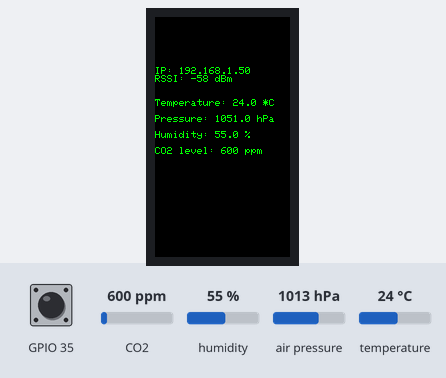
A sketch run on a simulated ESP32. On the bench: 135×240 colour display. The inputs (shaded band) are chosen by the test bench; at power-on: CO2 600 ppm, humidity 55 %, air pressure 1013 hPa, temperature 24 °C, GPIO 35 HIGH. WiFi joins after 1.5 s; servers stay silent unless stated; uploads are accepted with an empty reply; random numbers use the default seed unless the sketch sets one; EEPROM starts erased; what the sketch prints to the serial monitor is not drawn.

Above: at 4.8 s.
4.9 s: CO2 set to 452 ppm
At 6.8 s:
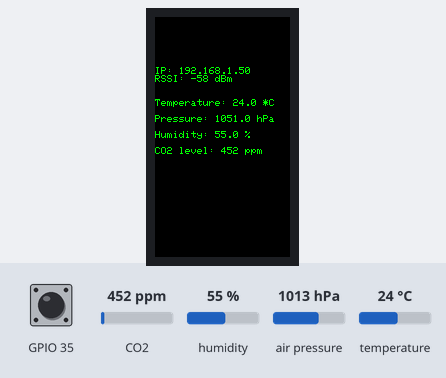
7.3 s: humidity set to 22 %
At 9.0 s:
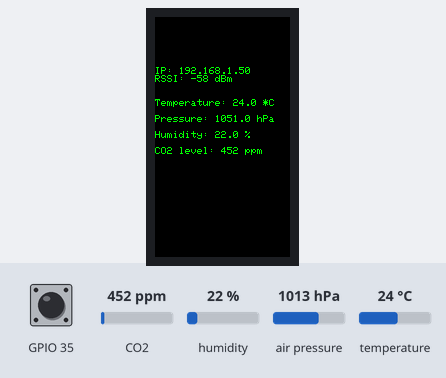
9.3 s: air pressure set to 952 hPa
At 10.6 s:
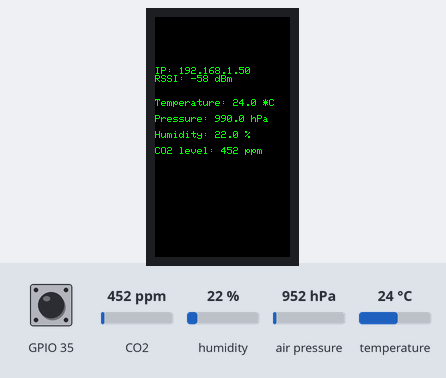
11.4 s: temperature set to 12 °C
At 13.1 s:
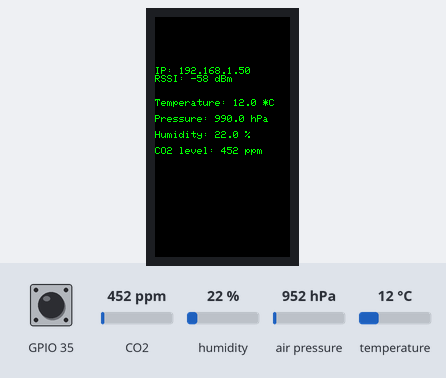
13.4 s: CO2 set to 1050 ppm
At 14.6 s:
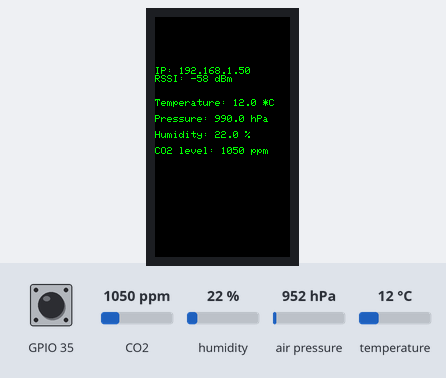
Timing chart, 0 to 16.4 s (numbered marks = the images above; inputs shaded):
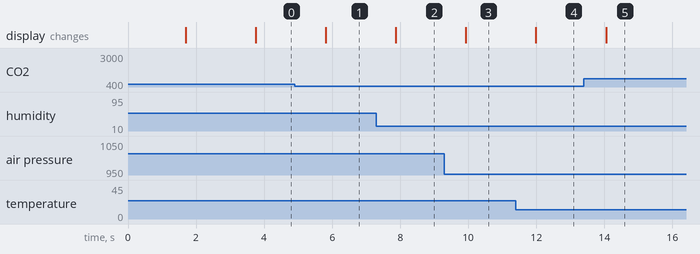

The sketch:

air_sensor_ttgo.ino
```cpp
// ttgo display
#include <TFT_eSPI.h>
#include <SPI.h>

// i2c
#include <Wire.h>

#include <Adafruit_BMP280.h>
#include <Adafruit_SCD30.h>
#include <Adafruit_MCP9808.h>


#include <WiFiManager.h>       // https://github.com/tzapu/WiFiManager WiFi Configuration Magic
#include <Preferences.h>

#include <HTTPClient.h>        // https://github.com/espressif/arduino-esp32/blob/master/libraries/HTTPClient/src/HTTPClient.h


TFT_eSPI tft = TFT_eSPI();

Adafruit_BMP280 bmp; // I2C
Adafruit_SCD30  scd30; // I2C
Adafruit_MCP9808 mcp9808; // I2C

WiFiManager wifiManager;
Preferences preferences;

String influxdb_url, influxdb_user, influxdb_pass;

// flag for saving data
bool should_save_config = false;

//callback notifying us of the need to save config
void save_config_callback() {
  Serial.println("Should save config");
  should_save_config = true;
}

void do_save_config() {
  tft.print("Saving prefs... ");
  preferences.begin("air", false);
  preferences.putString("influxdb_url", influxdb_url);
  preferences.putString("influxdb_user", influxdb_user);
  preferences.putString("influxdb_pass", influxdb_pass);
  preferences.end();
  tft.println("DONE");
}

int influx_send_data(char* data) {
  Serial.print("Sending to influx db server: ");
  Serial.println(influxdb_url);
  HTTPClient http;
  http.useHTTP10(true);
  http.setTimeout(5000); // 5 seconds
  http.begin(influxdb_url);
  http.addHeader("Content-Type", "application/octet-stream");
  http.setAuthorization(influxdb_user.c_str(), influxdb_pass.c_str());
  http.POST(data);
  Serial.println("post done");
  String response = http.getString();
  Serial.print("Server Response: ");
  Serial.println(response);
  http.end();
}


void setup() {
  pinMode(35, INPUT_PULLUP);

  Serial.begin(115200);
  while ( !Serial ) delay(100);   // wait for native usb

  char config_ap_psk[16];
  sprintf(config_ap_psk, "%i", random(1000000, 99999999));

  // display init
  tft.init();
  tft.fillScreen(TFT_BLACK);
  tft.setCursor(0, 0);
  tft.setTextColor(TFT_GREEN);
  tft.println("Init display... DONE");

  // init preferences
  tft.print("Loading prefs... ");
  preferences.begin("air", false);
  influxdb_url = preferences.getString("influxdb_url", "https://influxdb.host:8086/write?db=foobar");
  influxdb_user = preferences.getString("influxdb_user", "admin");
  influxdb_pass = preferences.getString("influxdb_pass", "admin");
  preferences.end();
  tft.println("DONE");

  wifiManager.setTimeout(120); // timeout until config portal will get turned off
  wifiManager.setSaveConfigCallback(save_config_callback);
  WiFiManagerParameter wmp_influxdb_url("influxdb_url", "InfluxDB Submit URL", influxdb_url.c_str(), 128);
  WiFiManagerParameter wmp_influxdb_user("influxdb_user", "InfluxDB User", influxdb_user.c_str(), 64);
  WiFiManagerParameter wmp_influxdb_pass("influxdb_pass", "InfluxDB Pass", "[redacted]", 64);
  wifiManager.addParameter(&wmp_influxdb_url);
  wifiManager.addParameter(&wmp_influxdb_user);
  wifiManager.addParameter(&wmp_influxdb_pass);
  if(!digitalRead(35)) {
    tft.print("Force config...");
    wifiManager.startConfigPortal("air_sensor_ttgo");
    tft.println("DONE");
  }

  Serial.printf("CFG AP PSK: %s\n", config_ap_psk);
  tft.printf("CFG AP PSK: %s\n", config_ap_psk);
  tft.print("Init WIFI... ");
  if(!wifiManager.autoConnect("air_sensor_ttgo autoAP", config_ap_psk)) {
    tft.println("Error");
  }
  tft.println("DONE");

  if(should_save_config) {
    influxdb_url = wmp_influxdb_url.getValue();
    influxdb_user = wmp_influxdb_user.getValue();
    if (wmp_influxdb_pass.getValue() != "[redacted]") {
      Serial.print("Saving value for influxdb_pass: '");
      Serial.print(wmp_influxdb_pass.getValue());
      Serial.println("'");
      influxdb_pass = wmp_influxdb_pass.getValue();
    }
    do_save_config();
  }

  // BMP280 init
  tft.print("Init BMP280... ");
  if(!bmp.begin(BMP280_ADDRESS_ALT, BMP280_CHIPID)) {
    Serial.println("Error finding BMP280");
    tft.println("Error");
  }
  else {
    /* Default settings from datasheet. */
    bmp.setSampling(Adafruit_BMP280::MODE_NORMAL,     /* Operating Mode. */
                    Adafruit_BMP280::SAMPLING_X2,     /* Temp. oversampling */
                    Adafruit_BMP280::SAMPLING_X16,    /* Pressure oversampling */
                    Adafruit_BMP280::FILTER_X16,      /* Filtering. */
                    Adafruit_BMP280::STANDBY_MS_500); /* Standby time. */
    tft.println("DONE");
  }


  // SCD30 init
  tft.print("Init SDC30... ");
  if (!scd30.begin()) {
    Serial.println("Failed to find SCD30 chip");
    tft.println("Error");
  }
  scd30.setMeasurementInterval(2);
  //scd30.setAltitudeOffset(299); // we are 299m over sea level
  scd30.setTemperatureOffset(80); // 0.8*C x 100
  scd30.startContinuousMeasurement(bmp.readPressure()/100);
  tft.println("DONE");

  // MCP9808 init
  tft.print("Init MCP9808... ");
  if (!mcp9808.begin()) {
    Serial.println("Failed to find MCP9808 chip");
    tft.println("Error");
  }
  else {
    mcp9808.setResolution(3);
    // Mode Resolution SampleTime
    //  0    0.5°C       30 ms
    //  1    0.25°C      65 ms
    //  2    0.125°C     130 ms
    //  3    0.0625°C    250 ms
    mcp9808.wake();
    tft.println("DONE");
  }

  delay(2000);
}

void loop() {
  static uint8_t counter = 0;
  char ob[128];
  float temperature, pressure_sealevel, humidity, co2;

  //temperature = bmp.readTemperature();
  //mcp9808.wake();
  temperature = mcp9808.readTempC();
  //mcp9808.shutdown();
  pressure_sealevel = bmp.readPressure()/100 + 38; // nuernberg is 38mBar above sea level

  if (scd30.dataReady()) {
    if (!scd30.read()){
      Serial.println("Error reading sensor data");
      return;
    }
    humidity = scd30.relative_humidity;
    co2 = scd30.CO2;
  }

  tft.fillScreen(TFT_BLACK);
  tft.setCursor(0, 50);
  //tft.println("Hello world! ");
  tft.print("IP: ");
  tft.println(WiFi.localIP());
  tft.printf("RSSI: %d dBm\n", WiFi.RSSI());
  tft.println("\n");

  sprintf(ob, "Temperature: %.1f *C", temperature);
  Serial.println(ob);
  tft.println(ob);
  tft.println("");

  sprintf(ob, "Pressure: %.1f hPa", pressure_sealevel);
  Serial.println(ob);
  tft.println(ob);
  tft.println("");

  sprintf(ob, "Humidity: %.1f %%", humidity);
  Serial.println(ob);
  tft.println(ob);
  tft.println("");

  sprintf(ob, "CO2 level: %.0f ppm", co2);
  Serial.println(ob);
  tft.println(ob);

  // reconnect WiFi.localIP()
  if (WiFi.status() != WL_CONNECTED) {
    tft.println("\n\n\nWIFI DISCONNECT\n\n-> Resetting...");
    Serial.println("WIFI DISCONNECT --> Resetting...");
    delay(4000);
    // reset on wifi disconnect
    ESP.restart();
  }

  Serial.print("Counter: ");
  Serial.println(counter);
  // send data to influxdb
  if (counter == 5) {
    if (humidity > 0 && co2 > 100 && co2 < 1e6) {
      // only send values that make sense
      sprintf(ob, "air temperature=%.1f,pressure=%.1f,humidity=%.1f,co2=%.0f\n", temperature, pressure_sealevel, humidity, co2);
      influx_send_data(ob);
    }
    else {
      Serial.println("Not sending bad values");
    }
  }
  else if (counter > 30) {
    counter = 0;
  }
  counter += 1;


  Serial.println("");

  delay(2000);
  // pinMode(4, OUTPUT);
  // digitalWrite(4, LOW); switch off backlight
}


    /*
    Serial.print("Ambient pressure offset: ");
    Serial.print(scd30.getAmbientPressureOffset());
    Serial.println(" mBar");

    Serial.print("Altitude offset: ");
    Serial.print(scd30.getAltitudeOffset());
    Serial.println(" meters");

    Serial.print("Temperature offset: ");
    Serial.print((float)scd30.getTemperatureOffset()/100.0);
    Serial.println(" degrees C");

    Serial.print("Forced Recalibration reference: ");
    Serial.print(scd30.getForcedCalibrationReference());
    Serial.println(" ppm");

    if (scd30.selfCalibrationEnabled()) {
      Serial.println("Self calibration enabled");
    } else {
      Serial.println("Self calibration disabled");
    }
    */
```

Measured:
- after the input at 4.9 s, the display: changes after 0.91 s (image 1)
- after the input at 7.3 s, the display: changes after 0.57 s (image 2)
- after the input at 9.3 s, the display: changes after 0.63 s (image 3)
- after the input at 11.4 s, the display: changes after 0.59 s (image 4)
- after the input at 13.4 s, the display: changes after 0.65 s (image 5)
